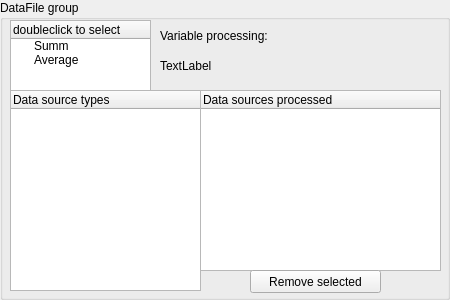
<?xml version="1.0" encoding="UTF-8"?>
<ui version="4.0">
 <class>DataGroupView</class>
 <widget class="QGroupBox" name="DataGroupView">
  <property name="geometry">
   <rect>
    <x>0</x>
    <y>0</y>
    <width>450</width>
    <height>300</height>
   </rect>
  </property>
  <property name="windowTitle">
   <string>GroupBox</string>
  </property>
  <property name="title">
   <string>DataFile group</string>
  </property>
  <widget class="QTreeWidget" name="DGTypes">
   <property name="geometry">
    <rect>
     <x>10</x>
     <y>20</y>
     <width>141</width>
     <height>71</height>
    </rect>
   </property>
   <column>
    <property name="text">
     <string>doubleclick to select</string>
    </property>
   </column>
   <item>
    <property name="text">
     <string>Summ</string>
    </property>
   </item>
   <item>
    <property name="text">
     <string>Average</string>
    </property>
   </item>
  </widget>
  <widget class="QTreeWidget" name="ListOfSources">
   <property name="geometry">
    <rect>
     <x>200</x>
     <y>90</y>
     <width>241</width>
     <height>181</height>
    </rect>
   </property>
   <column>
    <property name="text">
     <string>Data sources processed</string>
    </property>
   </column>
  </widget>
  <widget class="QLabel" name="DGType">
   <property name="geometry">
    <rect>
     <x>160</x>
     <y>50</y>
     <width>271</width>
     <height>31</height>
    </rect>
   </property>
   <property name="text">
    <string>TextLabel</string>
   </property>
  </widget>
  <widget class="QLabel" name="label">
   <property name="geometry">
    <rect>
     <x>160</x>
     <y>25</y>
     <width>271</width>
     <height>21</height>
    </rect>
   </property>
   <property name="text">
    <string>Variable processing:</string>
   </property>
  </widget>
  <widget class="QTreeWidget" name="SourceTypes">
   <property name="geometry">
    <rect>
     <x>10</x>
     <y>90</y>
     <width>191</width>
     <height>201</height>
    </rect>
   </property>
   <column>
    <property name="text">
     <string>Data source types</string>
    </property>
   </column>
  </widget>
  <widget class="QPushButton" name="RemoveButton">
   <property name="geometry">
    <rect>
     <x>250</x>
     <y>270</y>
     <width>131</width>
     <height>23</height>
    </rect>
   </property>
   <property name="text">
    <string>Remove selected</string>
   </property>
  </widget>
 </widget>
 <resources/>
 <connections/>
</ui>
